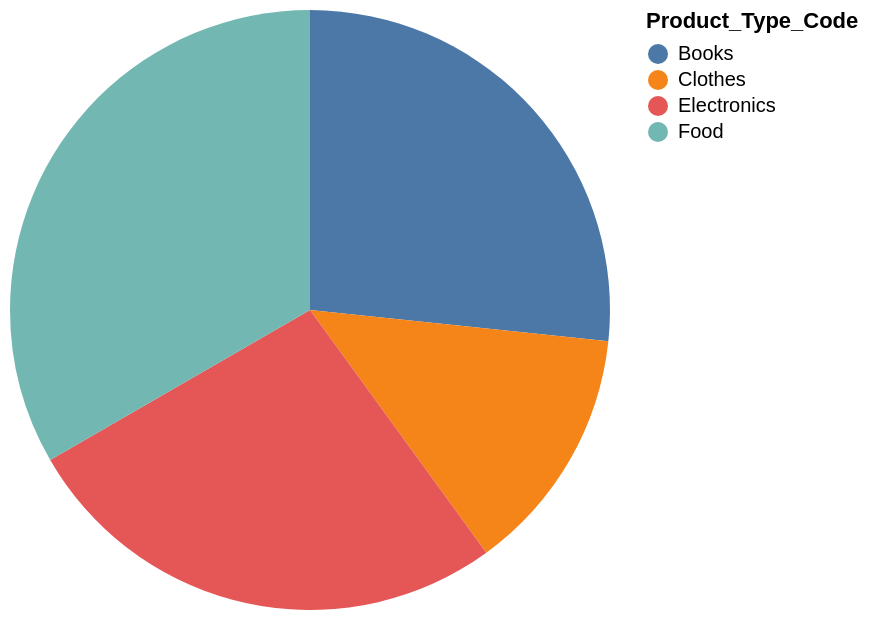

This figure's Vega-Lite source:
### Vega-Lite specification from a JSON file in a GitHub repository (floating-point values rounded to 4 significant figures)
{"data": {"values": [{"x_data": "Books", "y_data": 4}, {"x_data": "Clothes", "y_data": 2}, {"x_data": "Electronics", "y_data": 4}, {"x_data": "Food", "y_data": 5}]}, "mark": "arc", "encoding": {"theta": {"field": "y_data", "type": "quantitative", "title": "COUNT(*)"}, "color": {"field": "x_data", "type": "nominal", "title": "Product_Type_Code"}}}
